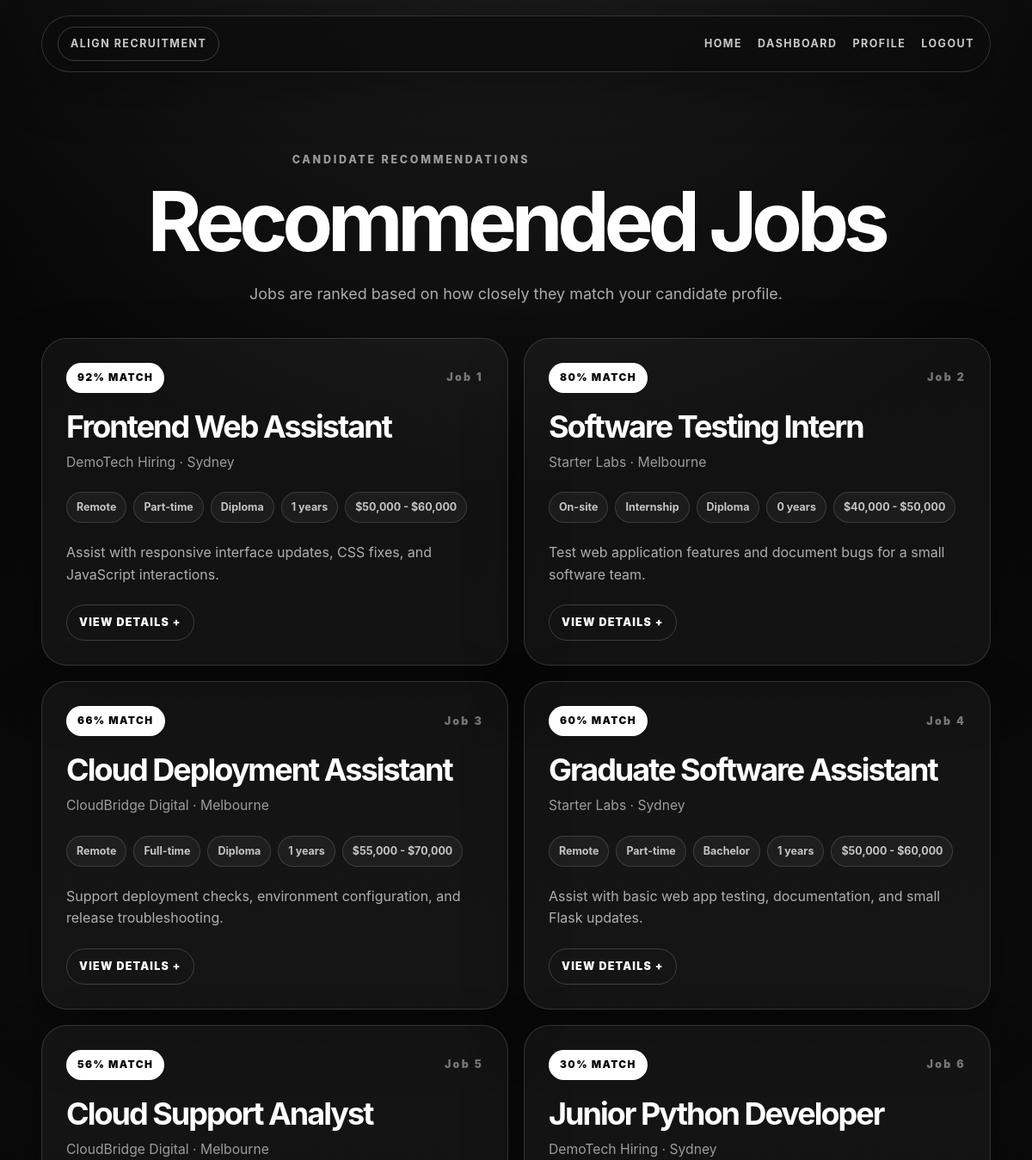
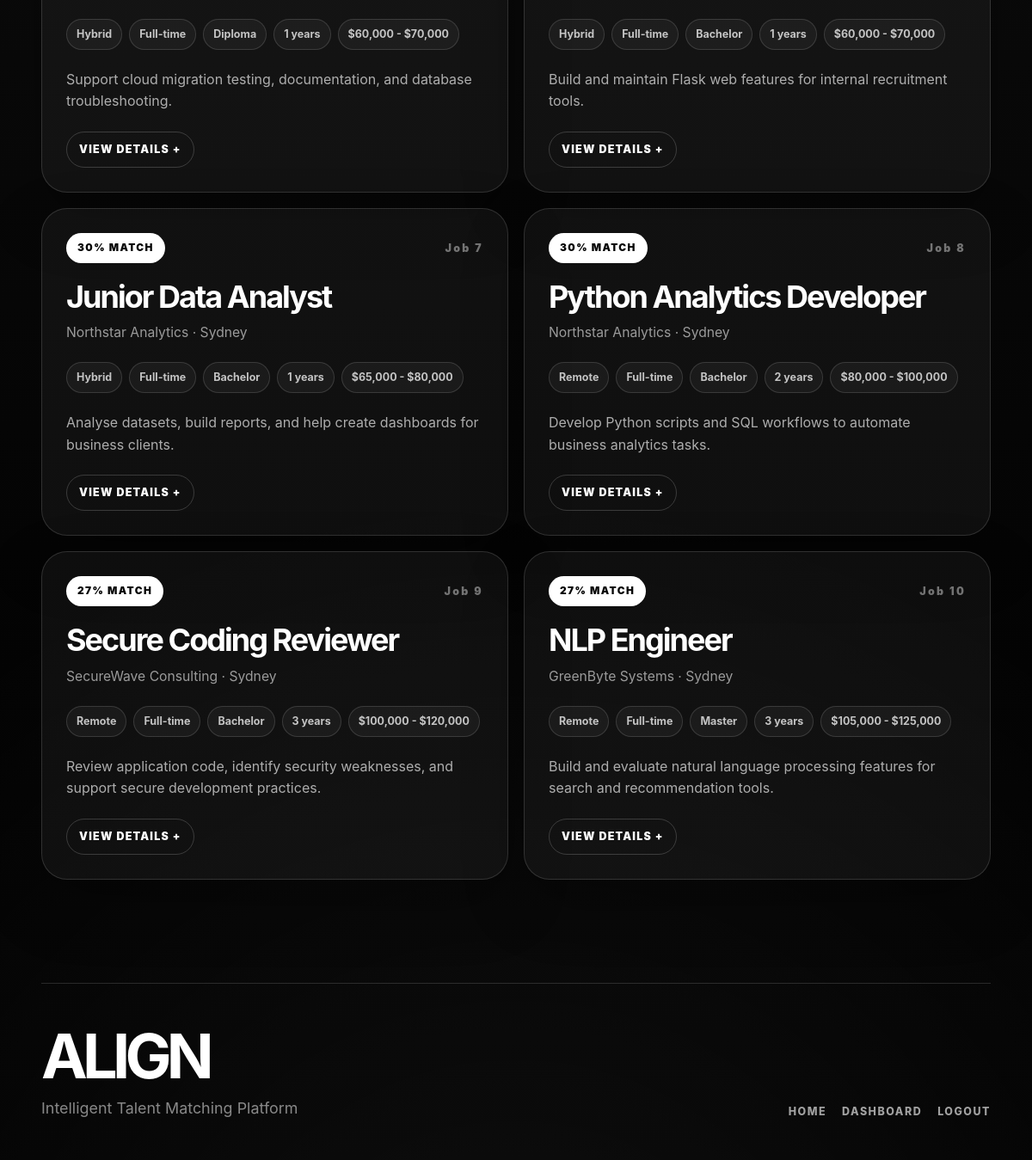
The page /jobs/recommended (signed in) on the database its author committed (2 pictures, top to bottom).
### tables this page shows
CREATE TABLE jobs (
    job_id INTEGER PRIMARY KEY AUTOINCREMENT,
    company_id INTEGER NOT NULL,
    job_title TEXT NOT NULL,
    job_description TEXT,
    required_education TEXT,
    required_skills TEXT,
    years_experience_required INTEGER DEFAULT 0,
    work_mode TEXT,
    job_location TEXT,
    salary_range TEXT,
    job_type TEXT,
    FOREIGN KEY (company_id) REFERENCES companies(company_id)
);

CREATE TABLE companies (
    company_id INTEGER PRIMARY KEY AUTOINCREMENT,
    user_id INTEGER NOT NULL,
    company_name TEXT NOT NULL,
    company_description TEXT,
    industry TEXT,
    location TEXT,
    FOREIGN KEY (user_id) REFERENCES users(user_id)
);

### app.py (the view, shortened to what this page needs)
@app.route("/jobs/recommended")
def recommended_jobs():
    if session.get("role") != "candidate":
        return redirect(url_for("login"))
    db = get_db()
    user_id = session["user_id"]
    candidate = db.execute(
        "SELECT * FROM candidates WHERE user_id = ?",
        (user_id,)
    ).fetchone()
    jobs = db.execute(
        """
        SELECT jobs.*, companies.company_name
        FROM jobs
        JOIN companies ON jobs.company_id = companies.company_id
        """
    ).fetchall()
    recommendations = []
    for job in jobs:
        score, reasons = calculate_job_match(candidate, job)
        recommendations.append({
            "job": job,
            "score": score,
            "reasons": reasons
        })
    recommendations.sort(key=lambda item: item["score"], reverse=True)
    if session.get("membership_status") != "member":
        recommendations = recommendations[:10]
    return render_template("recommended_jobs.html", recommendations=recommendations)

### app.py (called while the page is built)
def get_db():
    if "db" not in g:
        g.db = sqlite3.connect(DATABASE)
        g.db.row_factory = sqlite3.Row
    return g.db

def normalise_words(text):
    if text is None:
        return set()
    cleaned_text = re.sub(r"[^a-zA-Z0-9+#]+", " ", text.lower())
    return {word.strip() for word in cleaned_text.split() if word.strip()}

def calculate_skill_score(candidate_skills_text, required_skills_text):
    candidate_skills = normalise_words(candidate_skills_text)
    required_skills = normalise_words(required_skills_text)
    if not required_skills:
        return 40, []
    matching_skills = candidate_skills.intersection(required_skills)
    score = round((len(matching_skills) / len(required_skills)) * 40)
    return score, sorted(matching_skills)

def education_score(candidate_education, required_education):
    education_rank = {
        "Diploma": 1,
        "Bachelor": 2,
        "Master": 3,
        "Doctorate": 4,
        "Other": 0
    }
    if not required_education:
        return 20
    candidate_rank = education_rank.get(candidate_education, 0)
    required_rank = education_rank.get(required_education, 0)
    if candidate_rank >= required_rank and required_rank > 0:
        return 20
    return 0

def experience_score(candidate_experience, required_experience):
    candidate_years = int(candidate_experience or 0)
    required_years = int(required_experience or 0)
    if required_years == 0:
        return 20
    if candidate_years >= required_years:
        return 20
    return round((candidate_years / required_years) * 20)

def preference_score(candidate_value, job_value, weight):
    candidate_value = (candidate_value or "").strip().lower()
    job_value = (job_value or "").strip().lower()
    if not candidate_value or not job_value:
        return 0
    if candidate_value == job_value:
        return weight
    if candidate_value in job_value or job_value in candidate_value:
        return round(weight * 0.8)
    if fuzzy_score(candidate_value, job_value) >= 0.75:
        return round(weight * 0.6)
    return 0

def fuzzy_score(a, b):
    if not a or not b:
        return 0
    return SequenceMatcher(None, a.lower(), b.lower()).ratio()

### templates/recommended_jobs.html (shortened to what this page needs)
{% extends "base.html" %}
{% block content %}
<section class="dashboard-hero recommendation-page-hero">
    <p class="eyebrow">Candidate Recommendations</p>
    <h1>Recommended Jobs</h1>
    <p>Jobs are ranked based on how closely they match your candidate profile.</p>
</section>
{% if recommendations %}
    <section class="recommendation-list">
        {% for item in recommendations %}
            <article class="recommendation-card">
                <div class="recommendation-topline">
                    <span class="match-pill">{{ item.score }}% Match</span>
                    <span class="card-number">Job {{ loop.index }}</span>
                </div>
                <div class="recommendation-main">
                    <div>
                        <h3>{{ item.job.job_title }}</h3>
                        <p class="recommendation-subtitle">
                            {{ item.job.company_name }} · {{ item.job.job_location }}
                        </p>
                    </div>
                </div>
                <div class="chip-row">
                    <span>{{ item.job.work_mode }}</span>
                    <span>{{ item.job.job_type }}</span>
                    <span>{{ item.job.required_education }}</span>
                    <span>{{ item.job.years_experience_required }} years</span>
                    <span>{{ item.job.salary_range }}</span>
                </div>
                <p class="recommendation-summary">
                    {{ item.job.job_description }}
                </p>
                <details class="recommendation-details">
                    <summary>View details</summary>
                </details>
            </article>
        {% endfor %}
    </section>
{% else %}
    <section class="empty-state-card">
        <h3>No recommendations available yet.</h3>
        <p>Make sure your candidate profile is complete and jobs have been posted.</p>
    </section>
{% endif %}
{% endblock %}

### static/style.css (style rules this page uses)
* { box-sizing: border-box; }
body { font-family: -apple-system, BlinkMacSystemFont, "Segoe UI", Arial, sans-serif; margin: 0; min-height: 100vh; background: radial-gradient(circle at 50% -10%, rgba(255, 255, 255, 0.12), transparent 28%), radial-gradient(circle at 50% 110%, rgba(255, 255, 255, 0.06), transparent 35%), linear-gradient(180deg, #050505 0%, #0b0b0b 42%, #000000 100%); color: #f5f5f5; line-height: 1.6; font-size: 18px; overflow-x: hidden; }
body::before, body::after { display: none; }
body > *:not(nav) { position: relative; z-index: 1; }
h1 { font-size: clamp(3rem, 7vw, 6.2rem); max-width: 900px; margin-top: 90px; margin-bottom: 24px; line-height: 0.95; letter-spacing: -0.045em; color: #ffffff; text-align: center; text-shadow: none; }
p { max-width: 860px; color: #cfcfcf; font-size: 1.12rem; }
.eyebrow { margin: 0 0 18px; color: rgba(255, 255, 255, 0.58); font-size: 0.78rem; font-weight: 800; letter-spacing: 0.22em; text-transform: uppercase; }
.card-number { display: inline-flex; color: rgba(255, 255, 255, 0.42); font-size: 0.78rem; font-weight: 900; letter-spacing: 0.18em; }
.dashboard-hero, .dashboard-status-card, .dashboard-grid { width: min(92%, 1180px); margin-left: auto; margin-right: auto; }
.dashboard-hero { padding: 92px 0 28px; text-align: center; }
.dashboard-hero h1 { width: min(100%, 1050px); max-width: none; margin: 0 auto; font-size: clamp(3.6rem, 8vw, 8.4rem); line-height: 0.9; letter-spacing: -0.065em; color: #ffffff; }
.dashboard-hero p:not(.eyebrow) { width: min(92%, 760px); margin: 28px auto 0; color: rgba(255, 255, 255, 0.66); }
.recommendation-page-hero { padding-bottom: 18px; }
.recommendation-list, .browse-list, .empty-state-card { width: min(92%, 1180px); margin-left: auto; margin-right: auto; }
.recommendation-list, .browse-list { display: grid; grid-template-columns: repeat(2, minmax(0, 1fr)); gap: 18px; margin-top: 18px; }
.recommendation-card, .browse-card { padding: 28px; border: 1px solid rgba(255, 255, 255, 0.14); border-radius: 30px; background: rgba(255, 255, 255, 0.045); box-shadow: 0 28px 70px rgba(0, 0, 0, 0.28); }
.recommendation-topline { display: flex; justify-content: space-between; align-items: center; gap: 16px; margin-bottom: 22px; }
.match-pill { display: inline-flex; align-items: center; padding: 8px 13px; border-radius: 999px; color: #050505; background: #ffffff; font-size: 0.74rem; font-weight: 900; letter-spacing: 0.12em; text-transform: uppercase; }
.recommendation-main h3 { margin: 0; color: #ffffff; font-size: clamp(1.7rem, 3vw, 3rem); line-height: 0.95; letter-spacing: -0.055em; }
.recommendation-subtitle { margin: 12px 0 0; color: rgba(255, 255, 255, 0.58); font-size: 0.98rem; }
.chip-row { display: flex; gap: 8px; flex-wrap: wrap; margin-top: 22px; }
.chip-row span { display: inline-flex; align-items: center; padding: 7px 11px; border: 1px solid rgba(255, 255, 255, 0.14); border-radius: 999px; color: rgba(255, 255, 255, 0.74); background: rgba(255, 255, 255, 0.045); font-size: 0.78rem; font-weight: 700; }
.recommendation-summary { display: -webkit-box; -webkit-line-clamp: 2; -webkit-box-orient: vertical; overflow: hidden; margin: 22px 0 0; color: rgba(255, 255, 255, 0.66); font-size: 1rem; }
.recommendation-details { margin-top: 22px; }
.recommendation-details summary { cursor: pointer; width: fit-content; padding: 10px 14px; border: 1px solid rgba(255, 255, 255, 0.18); border-radius: 999px; color: #ffffff; font-size: 0.78rem; font-weight: 900; letter-spacing: 0.1em; text-transform: uppercase; list-style: none; }
.recommendation-details summary::after { content: " +"; }

### rows shown on the page
jobs: job.job_title "Frontend Web Assistant", job.job_location "Sydney", job.work_mode "Remote", job.job_type "Part-time", job.required_education "Diploma", job.years_experience_required "1", job.salary_range "$50,000 - $60,000", job.job_description "Assist with responsive interface updates, CSS fixes, and JavaScript interactions."
companies: job.company_name "DemoTech Hiring" "DemoTech Hiring"
jobs: job.job_title "Software Testing Intern", job.job_location "Melbourne", job.work_mode "On-site", job.job_type "Internship", job.required_education "Diploma", job.years_experience_required "0", job.salary_range "$40,000 - $50,000", job.job_description "Test web application features and document bugs for a small software team."
companies: job.company_name "Starter Labs" "Starter Labs"
jobs: job.job_title "Cloud Deployment Assistant", job.job_location "Melbourne", job.work_mode "Remote", job.job_type "Full-time", job.required_education "Diploma", job.years_experience_required "1", job.salary_range "$55,000 - $70,000", job.job_description "Support deployment checks, environment configuration, and release troubleshooting."
companies: job.company_name "CloudBridge Digital" "CloudBridge Digital"
jobs: job.job_title "Graduate Software Assistant", job.job_location "Sydney", job.work_mode "Remote", job.job_type "Part-time", job.required_education "Bachelor", job.years_experience_required "1", job.salary_range "$50,000 - $60,000", job.job_description "Assist with basic web app testing, documentation, and small Flask updates."
jobs: job.job_title "Cloud Support Analyst", job.job_location "Melbourne", job.work_mode "Hybrid", job.job_type "Full-time", job.required_education "Diploma", job.years_experience_required "1", job.salary_range "$60,000 - $70,000", job.job_description "Support cloud migration testing, documentation, and database troubleshooting."
jobs: job.job_title "Junior Python Developer", job.job_location "Sydney", job.work_mode "Hybrid", job.job_type "Full-time", job.required_education "Bachelor", job.years_experience_required "1", job.salary_range "$60,000 - $70,000", job.job_description "Build and maintain Flask web features for internal recruitment tools."
jobs: job.job_title "Junior Data Analyst", job.job_location "Sydney", job.work_mode "Hybrid", job.job_type "Full-time", job.required_education "Bachelor", job.years_experience_required "1", job.salary_range "$65,000 - $80,000", job.job_description "Analyse datasets, build reports, and help create dashboards for business clients."
companies: job.company_name "Northstar Analytics" "Northstar Analytics"
jobs: job.job_title "Python Analytics Developer", job.job_location "Sydney", job.work_mode "Remote", job.job_type "Full-time", job.required_education "Bachelor", job.years_experience_required "2", job.salary_range "$80,000 - $100,000", job.job_description "Develop Python scripts and SQL workflows to automate business analytics tasks."
jobs: job.job_title "Secure Coding Reviewer", job.job_location "Sydney", job.work_mode "Remote", job.job_type "Full-time", job.required_education "Bachelor", job.years_experience_required "3", job.salary_range "$100,000 - $120,000", job.job_description "Review application code, identify security weaknesses, and support secure development practices."
companies: job.company_name "SecureWave Consulting"
jobs: job.job_title "NLP Engineer", job.job_location "Sydney", job.work_mode "Remote", job.job_type "Full-time", job.required_education "Master", job.years_experience_required "3", job.salary_range "$105,000 - $125,000", job.job_description "Build and evaluate natural language processing features for search and recommendation tools."
companies: job.company_name "GreenByte Systems"

### other values the page prints
{{ item.score }} "92" "80" "66" "60" "56" "30" "30" "30" "27" "27"
